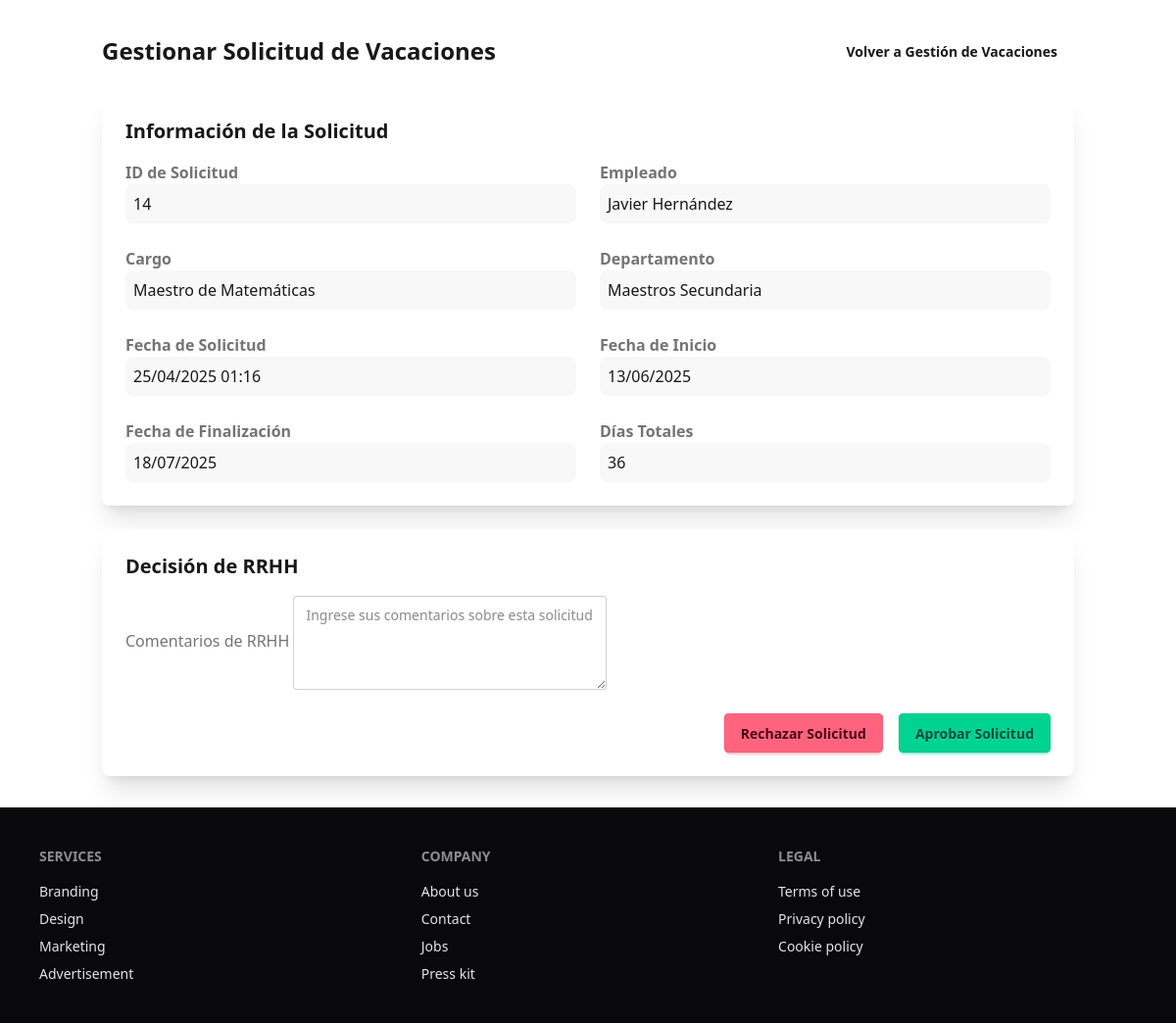
Page /rrhh/vacaciones/aprobar_rechazar.php?id=14 (signed in) on the committed database.
### tables this page shows
CREATE TABLE `VACACIONES` (
  `id_vacaciones` int(11) NOT NULL,
  `id_empleado` int(11) DEFAULT NULL,
  `fecha_inicio` date DEFAULT NULL,
  `fecha_finalizacion` date DEFAULT NULL,
  `estado` tinyint(1) DEFAULT NULL,
  `dias_totales` int(11) DEFAULT NULL,
  `comentarios` text DEFAULT NULL,
  `estado_aprobacion` enum('pendiente','aprobada','rechazada') DEFAULT 'pendiente',
  `fecha_solicitud` timestamp NULL DEFAULT current_timestamp(),
  `comentario_rrhh` text DEFAULT NULL
);

CREATE TABLE `EMPLEADOS` (
  `id_empleado` int(11) NOT NULL,
  `cargo` varchar(50) DEFAULT NULL,
  `fecha_nacimiento` date DEFAULT NULL,
  `fecha_ingreso_escuela` date DEFAULT NULL,
  `rfc` varchar(13) DEFAULT NULL,
  `estado_activo` tinyint(1) DEFAULT NULL,
  `nss` varchar(20) DEFAULT NULL,
  `domicilio` varchar(255) DEFAULT NULL,
  `telefono_personal` varchar(20) DEFAULT NULL,
  `curp` varchar(18) DEFAULT NULL,
  `id_departamento` int(11) DEFAULT NULL,
  `correo` varchar(100) DEFAULT NULL,
  `contraseña` varchar(255) DEFAULT NULL,
  `foto_de_perfil` blob DEFAULT NULL,
  `nickname` varchar(50) DEFAULT NULL,
  `historial_permisos` text DEFAULT NULL,
  `rol` varchar(100) DEFAULT NULL
);

CREATE TABLE `DEPARTAMENTO` (
  `id_departamento` int(11) NOT NULL,
  `tipo` varchar(50) DEFAULT NULL,
  `nombre_departamento` varchar(100) DEFAULT NULL
);

### rrhh/vacaciones/aprobar_rechazar.php (the view, shortened to what this page needs)
<?php
require_once '../../config/config.php';
include '../../includes/header.php';
$conn = new mysqli($db_host, $db_user, $db_password, $db_name);
$conn->set_charset("utf8");
$id_vacaciones = filter_var($_GET['id'], FILTER_SANITIZE_NUMBER_INT);
$sql = "SELECT v.*, e.nickname, e.cargo, d.nombre_departamento
        FROM VACACIONES v
        JOIN EMPLEADOS e ON v.id_empleado = e.id_empleado
        JOIN DEPARTAMENTO d ON e.id_departamento = d.id_departamento
        WHERE v.id_vacaciones = ?";
$stmt = $conn->prepare($sql);
$stmt->bind_param("i", $id_vacaciones);
$stmt->execute();
$result = $stmt->get_result();
$vacaciones = $result->fetch_assoc();
?>
<div class="container mx-auto px-4 py-8">
    <div class="flex justify-between items-center mb-6">
        <h1 class="text-2xl font-bold">Gestionar Solicitud de Vacaciones</h1>
        <a href="index.php" class="btn btn-ghost">
            Volver a Gestión de Vacaciones
        </a>
    </div>
    <div class="bg-base-100 shadow-xl rounded-lg p-6 mb-6">
        <h2 class="text-xl font-bold mb-4">Información de la Solicitud</h2>
        <div class="grid grid-cols-1 md:grid-cols-2 gap-6">
            <div class="form-control">
                <label class="label">
                    <span class="label-text font-bold">ID de Solicitud</span>
                </label>
                <div class="p-2 bg-base-200 rounded-lg">
                    <?php echo $vacaciones['id_vacaciones']; ?>
                </div>
            </div>
            <div class="form-control">
                <label class="label">
                    <span class="label-text font-bold">Empleado</span>
                </label>
                <div class="p-2 bg-base-200 rounded-lg">
                    <?php echo htmlspecialchars($vacaciones['nickname']); ?>
                </div>
            </div>
            <div class="form-control">
                <label class="label">
                    <span class="label-text font-bold">Cargo</span>
                </label>
                <div class="p-2 bg-base-200 rounded-lg">
                    <?php echo htmlspecialchars($vacaciones['cargo']); ?>
                </div>
            </div>
            <div class="form-control">
                <label class="label">
                    <span class="label-text font-bold">Departamento</span>
                </label>
                <div class="p-2 bg-base-200 rounded-lg">
                    <?php echo htmlspecialchars($vacaciones['nombre_departamento']); ?>
                </div>
            </div>
            <div class="form-control">
                <label class="label">
                    <span class="label-text font-bold">Fecha de Solicitud</span>
                </label>
                <div class="p-2 bg-base-200 rounded-lg">
                    <?php echo isset($vacaciones['fecha_solicitud']) ? date('d/m/Y H:i', strtotime($vacaciones['fecha_solicitud'])) : 'N/A'; ?>
                </div>
            </div>
            <div class="form-control">
                <label class="label">
                    <span class="label-text font-bold">Fecha de Inicio</span>
                </label>
                <div class="p-2 bg-base-200 rounded-lg">
                    <?php echo date('d/m/Y', strtotime($vacaciones['fecha_inicio'])); ?>
                </div>
            </div>
            <div class="form-control">
                <label class="label">
                    <span class="label-text font-bold">Fecha de Finalización</span>
                </label>
                <div class="p-2 bg-base-200 rounded-lg">
                    <?php echo date('d/m/Y', strtotime($vacaciones['fecha_finalizacion'])); ?>
                </div>
            </div>
            <div class="form-control">
                <label class="label">
                    <span class="label-text font-bold">Días Totales</span>
                </label>
                <div class="p-2 bg-base-200 rounded-lg">
                    <?php echo $vacaciones['dias_totales']; ?>
                </div>
            </div>
        </div>
    </div>
    <div class="bg-base-100 shadow-xl rounded-lg p-6">
        <h2 class="text-xl font-bold mb-4">Decisión de RRHH</h2>
        <form method="POST" class="space-y-6">
            <div class="form-control">
                <label class="label">
                    <span class="label-text">Comentarios de RRHH</span>
                </label>
                <textarea name="comentario_rrhh" class="textarea textarea-bordered h-24" placeholder="Ingrese sus comentarios sobre esta solicitud"></textarea>
            </div>
            <div class="flex justify-end space-x-4">
                <button type="submit" name="accion" value="rechazar" class="btn btn-error">
                    Rechazar Solicitud
                </button>
                <button type="submit" name="accion" value="aprobar" class="btn btn-success">
                    Aprobar Solicitud
                </button>
            </div>
        </form>
    </div>
</div>
<?php
include '../../includes/footer.php';
?>

### rows in the picture
vacaciones: id_vacaciones "14", id_empleado.nickname "Javier Hernández", id_empleado.cargo "Maestro de Matemáticas", departamento.nombre_departamento "Maestros Secundaria", fecha_solicitud "25/04/2025 01:16", fecha_inicio "13/06/2025", fecha_finalizacion "18/07/2025", dias_totales "36"
